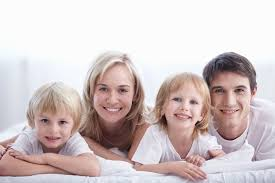
#> input picture index.jpeg, 275 x 183 px
$ python Detection.py
#> lines starting #> are read from the running program, lines starting #| are printed output that depends on the picture; after the words box and inside, x2 and y2 are one past the last pixel; in counts of white or black regions, pixels touching at a corner belong together
import cv2
img = cv2.imread("index.jpeg")
#> img is the input picture: shape (183, 275, 3); mean B, G, R 197.9, 197.7, 210.7


yuztanı=cv2.CascadeClassifier("haarcascade_frontalface_default.xml")

griton=cv2.cvtColor(img,cv2.COLOR_BGR2GRAY)
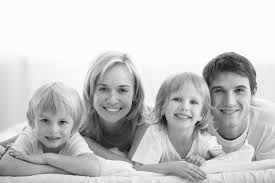
#> griton: shape (183, 275); min 7, max 255, mean 201.6
yuzbul=yuztanı.detectMultiScale(griton,1.1,3)
#> yuzbul = [[161, 82, 50, 50], [30, 105, 47, 47], [201, 69, 57, 57], [85, 69, 54, 54]]

for (x,y,w,h) in yuzbul:
    cv2.rectangle(img,(x,y),(x+w,y+h),(0,0,0),3)
#> this loop made 4 passes
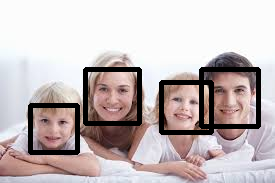
#> img: shape (183, 275, 3); 8.07% of pixels changed, all inside (x1, y1, x2, y2) = (28, 67, 261, 155)

cv2.imshow("resim",img)
cv2.waitKey(0)
cv2.destroyAllWindows()
